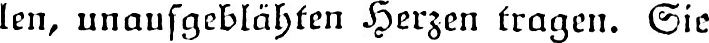
#> input picture data/1797-wackenroder_herzensergiessungen/00070.nrm.png, 709 x 43 px, given in place of hoff_25_e.png, which was not available
$ python plotter.py
#> lines starting #> are read from the running program, lines starting #| are printed output that depends on the picture; after the words box and inside, x2 and y2 are one past the last pixel; in counts of white or black regions, pixels touching at a corner belong together; pictures that were not available may be replaced by others from this repository, and a replacement may not be noted
### zoning.py
#!/usr/bin/env python3
# -*- coding: utf-8 -*-
"""
Created on Sun Nov 24 13:51:33 2019
@author: ovoowo

Yuezhen Chen & Christine Yang
Fraktur Cracker
zoning.py
section a char image into 16 sections, indexed as follows:

_________________________________
|       |       |       |       |
|   0   |   4   |   8   |   12  |
|       |       |       |       |
_________________________________
|       |       |       |       |
|   1   |   5   |   9   |   13  |
|       |       |       |       |
_________________________________
|       |       |       |       |
|   2   |   6   |   10  |   14  |
|       |       |       |       |
_________________________________
|       |       |       |       |
|   3   |   7   |   11  |   15  |
|       |       |       |       |
_________________________________

"""

import os, numpy as np, cv2

# your_path_here = '/Users/ovoowo/Desktop/'
your_path_here = '/Users/Christine/cs/'
os.chdir(your_path_here+'fraktur/segmentation/letters/E')


THRESHOLD = 75 # adjustable threshold for b/w binary image

# get image and change to binary
def getImg(filename):
    # convert the image to 1s and 0s
    img = cv2.imread(filename, cv2.IMREAD_GRAYSCALE)
    matrix = np.array(img) # np matrix of img vals
    binary_img = np.where(matrix >= THRESHOLD, 1, 0) # convert grayscale img to binary
    return binary_img

# split binary image into 16 sections, return list of section matrices
def getSections(binary_img):
    num_rows, num_cols = binary_img.shape
    sects = []
    if num_cols % 4 == 0: # if number of columns divisible by 4
        cols = np.hsplit(binary_img, 4)
    else: # if number of columns NOT divisible by 4
        block = binary_img[:,:num_cols//4*4] # block of 4 evenly divided cols, w/ remainder left out
        cols = np.hsplit(block, 4) # split even block into 4 even col sections
        remainder = np.array([binary_img[:,num_cols//4*4:]]) # leftover cols
        for rem in remainder.T: # for each remainder col, add it to the last col
            cols[-1] = np.concatenate((cols[-1], rem), axis=1)
    if num_rows % 4 == 0: # if number of rows divisible by 4
        sects = [np.vsplit(cols[i], 4) for i in range(4)]
        return [item for sublist in sects for item in sublist]
    else: # if number of rows NOT divisible by 4
        for col in cols: # for each col section
            block = col[:num_rows//4*4] # block of 4 evenly divided rows, w/ remainder left out
            rows = np.vsplit(block, 4) # split even block into 4 even row sections
            remainder = np.array(col[num_rows//4*4:]) # leftover rows
            for rem in remainder: # for each remainder crow, add it to the last row
                rows[-1] = np.concatenate((rows[-1], np.array([rem])), axis=0)
            sects.append(rows)
    return np.array(sects).flatten()

# split image into 16 sections and print sections
def printSections(filename):
    binary_img = getImg(filename)
    temp = [print(x) for x in binary_img] # print full image
    sects = getSections(binary_img) # list of matrices for each section
    for s in range(len(sects)): # print each image section
        print('\nsection {}'.format(s), '{0:#^20}'.format(''))
        print(sects[s])
    return (sects, binary_img)

# get black percentage over each section for list of sections
# [24 lines left out: functions blackPerSect, blackPerImg, not called in this run]


# execute
filename = 'hoff_25_e.png'
printSections(filename)
#> in getImg, img is the input picture: shape (43, 709); min 0, max 255, mean 213.4
#> in getImg, `binary_img = np.where(matrix >= THRESHOLD, 1, 0)`:
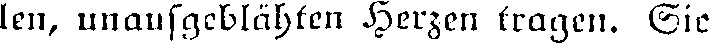
#> binary_img: shape (43, 709) int64; values 0 (black) and 1 (white), 85.7% white; 56 black regions (9 under 20 px), largest, box (x1, y1, x2, y2) and area: (649, 3, 679, 35) 203, (219, 4, 236, 31) 167, (78, 13, 96, 31) 160
#> in printSections, `temp = [print(x) for x in binary_img]`: temp = 43 items
#> in getSections, `block = binary_img[:,:num_cols//4*4]`:
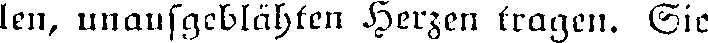
#> block: shape (43, 708) int64; values 0 (black) and 1 (white), 85.7% white; 56 black regions (9 under 20 px), largest, box (x1, y1, x2, y2) and area: (649, 3, 679, 35) 203, (219, 4, 236, 31) 167, (78, 13, 96, 31) 160
#> in getSections, `cols = np.hsplit(block, 4)`: cols = 4 items
#> in getSections, `remainder = np.array([binary_img[:,num_cols//4*4:]])`: remainder = 43 values, max 1 at index 0, min 0 at index 18, mean 0.953
#> the loop in getSections, `for rem in remainder.T:` made 1 pass
#> the loop in getSections, `for col in cols:` made 4 passes
#> pass 1, in getSections, `block = col[:num_rows//4*4]`:
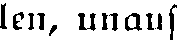
#> block: shape (40, 177) int64; values 0 (black) and 1 (white), 84.4% white; 13 black regions (1 under 20 px), largest, box (x1, y1, x2, y2) and area: (78, 13, 96, 31) 160, (125, 13, 142, 31) 147, (169, 4, 177, 40) 120
#> pass 2, in getSections, `block = col[:num_rows//4*4]`:
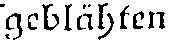
#> block: shape (40, 177) int64; values 0 (black) and 1 (white), 83.3% white; 16 black regions (4 under 20 px), largest, box (x1, y1, x2, y2) and area: (42, 4, 59, 31) 167, (6, 13, 23, 40) 153, (98, 3, 108, 30) 110
#> pass 3, in getSections, `block = col[:num_rows//4*4]`:
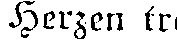
#> block: shape (40, 177) int64; values 0 (black) and 1 (white), 85.5% white; 15 black regions (4 under 20 px), largest, box (x1, y1, x2, y2) and area: (9, 1, 35, 28) 138, (74, 11, 86, 39) 130, (21, 10, 38, 38) 127
#> after the loop in getSections, `for col in cols:`:
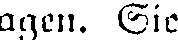
#> block: shape (40, 178) int64; values 0 (black) and 1 (white), 85.9% white; 15 black regions (2 under 20 px), largest, box (x1, y1, x2, y2) and area: (118, 3, 148, 35) 203, (0, 13, 15, 31) 122, (27, 14, 37, 40) 105
#> after the loop in getSections, `for col in cols:`: sects = 4 items
blackPerSect(filename)
blackPerImg(filename)

### plotter.py
import os, math, pickle, numpy as np
import matplotlib.pyplot as plt, matplotlib.image as mpimg
from KNN import knnClf, getData
#> (the run stopped early here; a loop or call above may not have finished)

$ run again, on data/1853-rosenkranz_aesthetik/01387.nrm.png
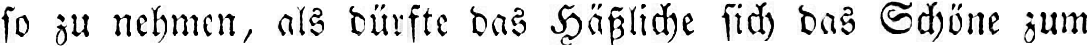
#> input picture data/1853-rosenkranz_aesthetik/01387.nrm.png, 1087 x 46 px, given in place of hoff_25_e.png, which was not available
#> in getImg, img is the input picture: shape (46, 1087); min 0, max 255, mean 217.7
#> in getImg, `binary_img = np.where(matrix >= THRESHOLD, 1, 0)`:
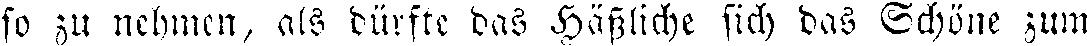
#> binary_img: shape (46, 1087) int64; values 0 (black) and 1 (white), 87.8% white; 94 black regions (21 under 20 px), largest, box (x1, y1, x2, y2) and area: (551, 5, 582, 40) 263, (881, 2, 912, 34) 231, (918, 2, 937, 34) 199
#> temp = 46 items
#> cols = 4 items
#> remainder = 46 rows, first 8: [1, 1, 1], [1, 1, 1], [1, 1, 1], [1, 1, 1], [1, 1, 1], [1, 1, 1], [1, 1, 1], [1, 1, 1]
#> the loop in getSections, `for rem in remainder.T:` made 3 passes
#> the loop in getSections, `for col in cols:` made 4 passes
#> after the loop in getSections, `for col in cols:`:
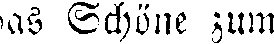
#> block: shape (44, 274) int64; values 0 (black) and 1 (white), 85.8% white; 23 black regions (3 under 20 px), largest, box (x1, y1, x2, y2) and area: (68, 2, 99, 34) 231, (105, 2, 124, 34) 199, (75, 10, 99, 22) 99
#> after the loop in getSections, `for col in cols:`: sects = 4 items

$ run again, on data/1870-DeutschePflanzennamen-Graßmann/00002.bin.png
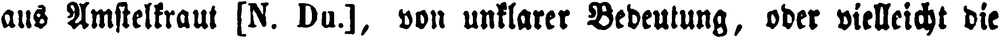
#> input picture data/1870-DeutschePflanzennamen-Graßmann/00002.bin.png, 1000 x 38 px, shrunk from 2478 x 95 before the run, given in place of hoff_25_e.png, which was not available
#> in getImg, img is the input picture: shape (38, 1000); min 0, max 255, mean 192.1
#> in getImg, `binary_img = np.where(matrix >= THRESHOLD, 1, 0)`:
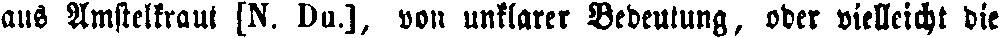
#> binary_img: shape (38, 1000) int64; values 0 (black) and 1 (white), 77.6% white; 62 black regions (2 under 20 px), largest, box (x1, y1, x2, y2) and area: (587, 2, 613, 30) 416, (915, 2, 935, 35) 352, (67, 2, 89, 29) 318
#> temp = 38 items
#> cols = 4 items
#> the loop in getSections, `for col in cols:` made 4 passes
#> after the loop in getSections, `for col in cols:`:
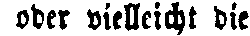
#> block: shape (36, 250) int64; values 0 (black) and 1 (white), 74.9% white; 18 black regions, largest, box (x1, y1, x2, y2) and area: (165, 2, 185, 35) 352, (124, 3, 140, 31) 270, (87, 9, 101, 30) 169
